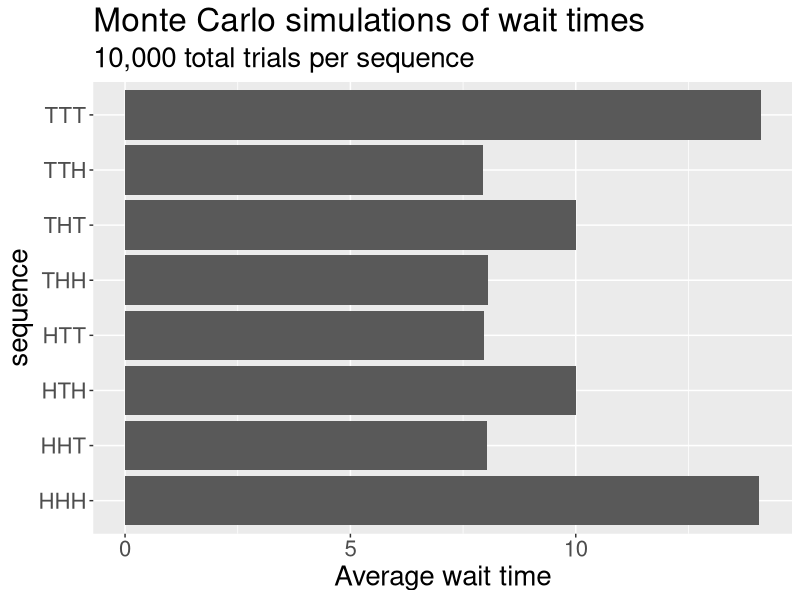

Recreate this plot in R.
## ---- chunk 1
#| message: false

library(ggplot2)
library(dplyr)
library(tidyr)
library(stringr)
## ---- chunk 2
penney_wait <- function(p1){        # p1 is a string like "HHT"
  
  n_coins <- nchar(p1)
  p1 <- unlist(str_split(p1, ""))   # transform p1 into string vector
    
  # initialize first collection of coin flips
  flips <- sample(c("H", "T"), n_coins, replace = T) 

  num_flips <- n_coins              # keeps track of total number of flips
    
  # on each pass of the while loop, push the first n-1 coins forward in the list,
  # then sample a new coin for the nth one; for instance, HTH becomes TH? where
  # "?" is the result of a new coin flip
  while(!all(p1 == flips)){
    flips[1:(n_coins - 1)] <- flips[2:n_coins]
    flips[n_coins] <- sample(c("H", "T"), 1)
    num_flips <- num_flips + 1
  }
    
  num_flips                         # return number of flips needed to win
}


# The next function produces a vector of appropriate length enumerating all
# possible sequences of coin flips of that length; for instance, ht_iterator(2)
# will return the vector c("HH", "HT", "TH", "TT"). This works recursively by 
# calling ht_iterator(k-1), duplicating it, and appending each of H and T to 
# one of the duplicates.

ht_iterator <- function(k){
  if(k == 1) {
    return(c("H", "T"))
  } else {
    ht_iterator(k-1) %>%
      rep(each = 2) %>%
      paste0(c("H", "T"))
  } 
}

tibble(sequence = ht_iterator(3)) %>%
  rowwise() %>%
  mutate(avg_wait = mean(replicate(1e4, penney_wait(sequence)))) %>%
  ggplot(aes(x = sequence, y = avg_wait)) +
    geom_bar(stat = "identity") +
    labs(title = "Monte Carlo simulations of wait times",
         subtitle = "10,000 total trials per sequence",
         y = "Average wait time") +
    theme(text = element_text(size = 20)) +
    coord_flip()
